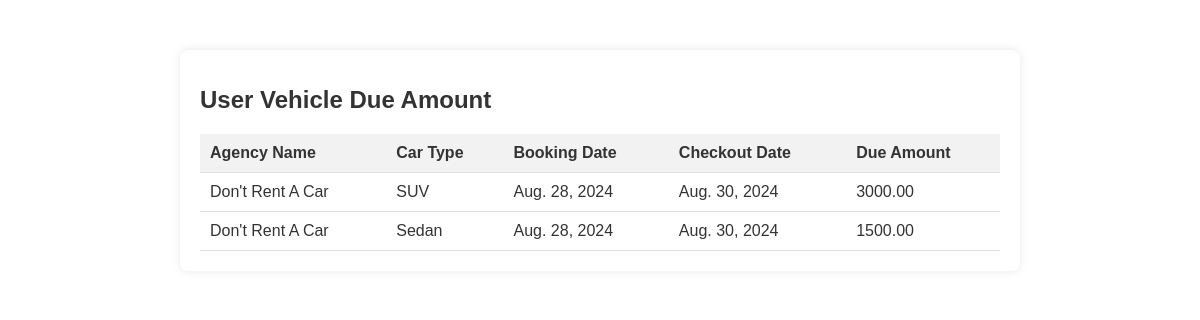
/user_vehicle_due_amount/ (signed in), run on the app's committed database.
### tbp/models.py (models this page shows, shortened)
class BookVehicle(models.Model):
    traveler = models.ForeignKey('Traveler', on_delete=models.CASCADE)
    vehicle = models.ForeignKey(Vehicle, on_delete=models.CASCADE, null=True)
    booking_date = models.DateField()
    checkout_date = models.DateField()
    total_amount = models.DecimalField(max_digits=10, decimal_places=2, default=0)
    due_amount = models.DecimalField(max_digits=10, decimal_places=2, default=0)

class Vehicle(models.Model):
    agency = models.ForeignKey(Agency, on_delete=models.CASCADE)
    CAR_TYPE_CHOICES = [
        ('Sedan', 'Sedan'),
        ('SUV', 'SUV'),
        ('Truck', 'Truck'),
        ('Van', 'Van'),
        ('Hatchback', 'Hatchback'),
        ('Convertible', 'Convertible'),
        ('Coupe', 'Coupe'),
    ]
    price = models.DecimalField(max_digits=10, decimal_places=2, default=0)
    car_type = models.CharField(max_length=100, choices=CAR_TYPE_CHOICES)
    license_no = models.CharField(max_length=50)

class Agency(models.Model):
    id = models.AutoField(primary_key=True)
    name = models.CharField(max_length=255)
    phone = models.CharField(max_length=20)
    location = models.CharField(max_length=255)
    image = models.ImageField(upload_to='agency_images/', null=True, blank=True)  # Provide a default image

### tbp/views.py (the view)
# urls.py: path('user_vehicle_due_amount/',views.user_vehicle_due_amount,name = 'user_vehicle_due_amount'),
@login_required
def user_vehicle_due_amount(request):
    current_user = request.user
    bookings = BookVehicle.objects.filter(traveler=current_user)
    context = {
        'bookings': bookings
    }
    return render(request, 'user_vehicle_due_amount.html', context)

### tbp/templates/user_vehicle_due_amount.html (shortened to what this page needs)
<!DOCTYPE html>
<html lang="en">
<head>
</head>
<body>
    <div class="container">
        <h1>User Vehicle Due Amount</h1>
        <table>
            <thead>
                <tr>
                    <th>Agency Name</th>
                    <th>Car Type</th>
                    <th>Booking Date</th>
                    <th>Checkout Date</th>
                    <th>Due Amount</th>
                </tr>
            </thead>
            <tbody>
                {% for booking in bookings %}
                <tr>
                    <td>{{ booking.vehicle.agency.name }}</td>
                    <td>{{ booking.vehicle.car_type }}</td>
                    <td>{{ booking.booking_date }}</td>
                    <td>{{ booking.checkout_date }}</td>
                    <td>{{ booking.due_amount }}</td>
                </tr>
                {% empty %}
                <tr>
                    <td colspan="5" class="no-bookings">No bookings found</td>
                </tr>
                {% endfor %}
            </tbody>
        </table>
    </div>
</body>
</html>

### tbp/templates/user_vehicle_due_amount.html (style rules this page uses)
body { font-family: Arial, sans-serif; margin: 0; padding: 0; background-image: url('/static/images/backgrounds/bg-01.jpg'); background-size: cover; background-position: center; background-attachment: fixed; }
.container { max-width: 800px; margin: 50px auto; padding: 20px; background-color: #fff; border-radius: 8px; box-shadow: 0 0 10px rgba(0, 0, 0, 0.1); color: #333; }
h1 { font-size: 24px; margin-bottom: 20px; }
table { width: 100%; border-collapse: collapse; }
th, td { padding: 10px; border-bottom: 1px solid #ddd; text-align: left; }
th { background-color: #f2f2f2; font-weight: bold; }

### data on the page
BookVehicle: vehicle.agency.name "Don't Rent A Car", vehicle.car_type "SUV", booking_date "Aug. 28, 2024", checkout_date "Aug. 30, 2024", due_amount "3000.00"
BookVehicle: vehicle.agency.name "Don't Rent A Car", vehicle.car_type "Sedan", booking_date "Aug. 28, 2024", checkout_date "Aug. 30, 2024", due_amount "1500.00"
